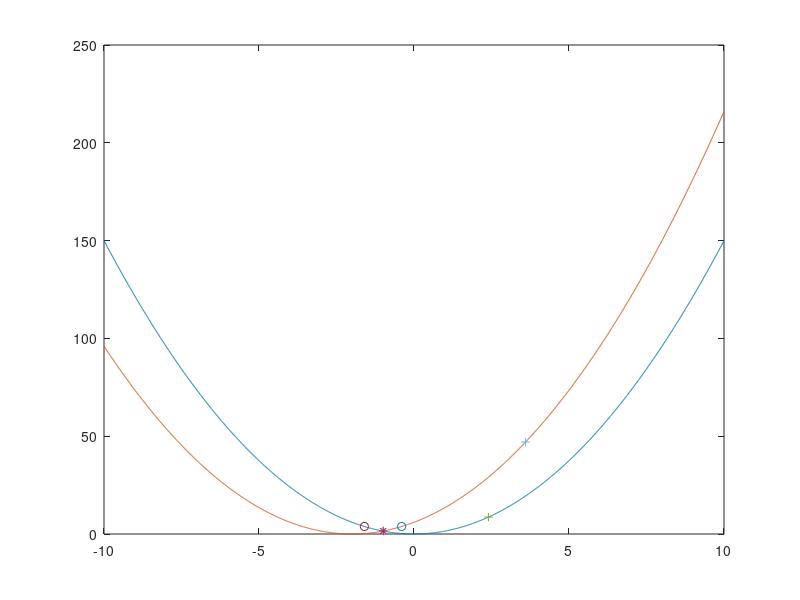
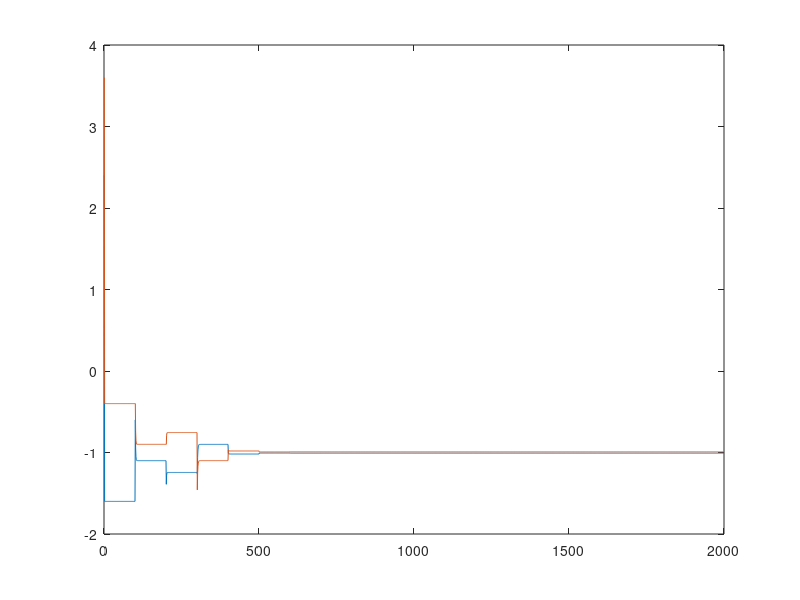
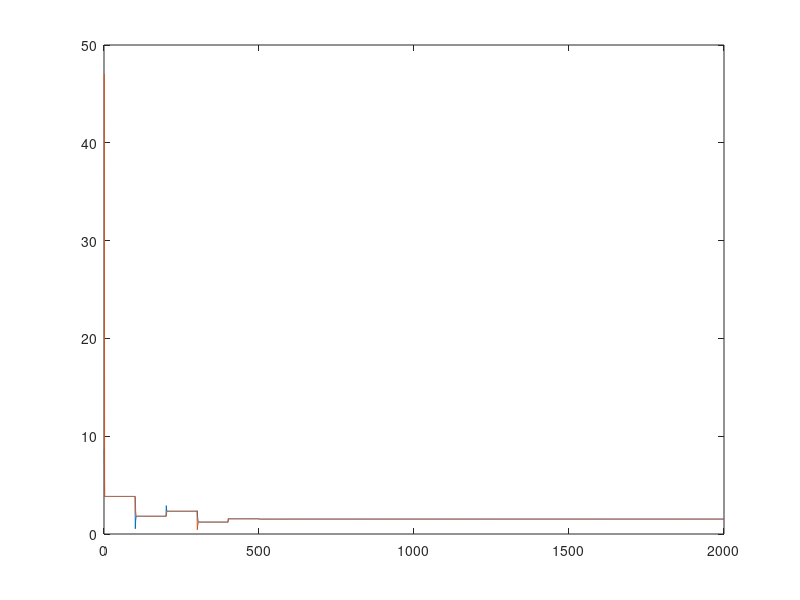

These charts were generated, in order, by the following MATLAB code:
clear all
close all

beta=2 ;
gamma=-6*0;

a=1.5;
u1store=[];
u2store=[];
J1Store=[];

J2Store=[];
% u1=-20:1:20;
% u2=u1;
% for n =1:length(u1);
%     u1n = u1(n);
%     for m =1:length(u2)
%         u2m = u2(m);
% Ja(m,n)=a*u1n^2+b*u2m^2+c*u1n*u2m;
% Jb(m,n)=a*(u1n-betaB1)^2+b*(u2m-betaB2)^2+gammab;
% Jc(m,n)=a*(u1n-betaC1)^2+b*(u2m-betaC2)^2+gammac;
% 
%     end
% end
% 
% contour(u1,u2,Ja,150),grid on 
% figure,contour(u1,u2,Jb,150),grid on,hold on,plot(betaB1,betaB2,'*'),hold off
% figure,contour(u1,u2,Jc,150),grid on,hold on,plot(betaC1,betaC2,'*'),hold off
% return
u = 3;
NbIter = 100;
NbIterCorr = 20;
Delta = 1.2;
kmu = -0.25/2;
corrbeta(1)=0;
ufig=-10:0.01:10;
J1fig= a*ufig.^2;
J2fig= a*(ufig+beta).^2+gamma;
grad1corr=0;
grad2corr=0;
for m = 1: NbIterCorr
    
for n=1:NbIter
    u1(n) = u(n)-Delta/2+2*kmu*grad1corr;
    u2(n) = u(n)+Delta/2+2*kmu*grad2corr;
   
    J1 = a*u1(n)^2;
    J2=a*(u2(n)+beta)^2+gamma;

    u(n+1) = u(n)+kmu*(J2-J1)/Delta;
    
    if m==1 & n==1
        J1best=J1;
        J2best=J2;
        u1best =u1;
        u2best=u2;
    end
    if J1<J1best
            J1best =J1;
            u1best = u1(n);
    end
    if J2<J2best
            J2best =J2;
            u2best = u2(n);
    end
    u1store=[u1store;u1(n)];
    u2store=[u2store;u2(n)];
    J1Store=[J1Store;J1];
    J2Store=[J2Store;J2];

%     u2store(m,n)=u2(n);
%     J1Store(m,n)=J1;
%     J2Store(m,n)=J2;
end
u(1)=u(n);
if J1>J1best
    grad1corr = 0.2*grad1corr+0.8*(J1-J1best)/(u1(end)-u1best);
else
    grad1corr = 0;
end
if J2>J2best
    grad2corr = 0.2*grad2corr+0.8*(J2-J2best)/(u2(end)-u2best);
else
    grad2corr = 0;
end
% if J1<J1best & J2<J2best
%     Delta = -Delta;
% end
% corrbeta(m+1)=u2(end)-u1(end);
% corrbeta(m+1)=(u1best-u2best)*(1-(J1best-J2best));
% J1best = J1;
% J2best=J2;
grad1corrStore(m)=grad1corr;
grad2corrStore(m)=grad2corr;
u1store(end)
u2store(end)

end

figure(1),plot(ufig,J1fig,ufig,J2fig,u1store(end),J1Store(end),'*',u2store(end),J2Store(end),'*',u1store(1),J1Store(1),'+',u2store(1),J2Store(1),'+',u1store(n),J1Store(n),'o',u2store(n),J2Store(n),'o')
figure(2),plot(1:length(u1store),u1store,1:length(u2store),u2store)
figure(3),plot(1:length(J1Store),J1Store,1:length(J2Store),J2Store)